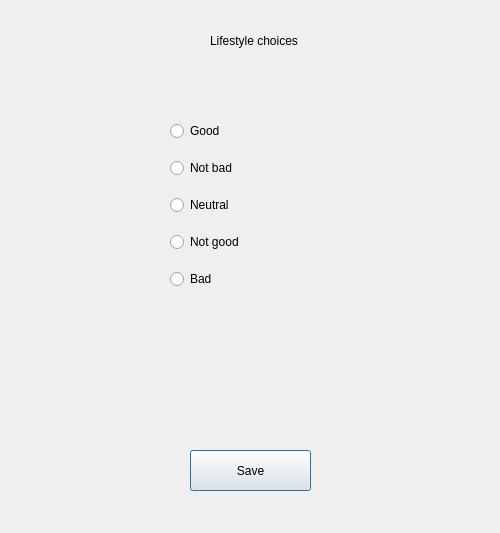
<?xml version="1.0" encoding="UTF-8"?>
<ui version="4.0">
 <class>LifeStyleChoices</class>
 <widget class="QDialog" name="LifeStyleChoices">
  <property name="geometry">
   <rect>
    <x>0</x>
    <y>0</y>
    <width>500</width>
    <height>533</height>
   </rect>
  </property>
  <property name="windowTitle">
   <string>Dialog</string>
  </property>
  <widget class="QLabel" name="label">
   <property name="geometry">
    <rect>
     <x>210</x>
     <y>20</y>
     <width>151</width>
     <height>41</height>
    </rect>
   </property>
   <property name="text">
    <string>Lifestyle choices</string>
   </property>
  </widget>
  <widget class="QPushButton" name="pushButton">
   <property name="geometry">
    <rect>
     <x>190</x>
     <y>450</y>
     <width>121</width>
     <height>41</height>
    </rect>
   </property>
   <property name="text">
    <string>Save</string>
   </property>
  </widget>
  <widget class="QWidget" name="layoutWidget">
   <property name="geometry">
    <rect>
     <x>170</x>
     <y>110</y>
     <width>161</width>
     <height>191</height>
    </rect>
   </property>
   <layout class="QVBoxLayout" name="verticalLayout">
    <item>
     <widget class="QRadioButton" name="radioButton">
      <property name="text">
       <string>Good</string>
      </property>
     </widget>
    </item>
    <item>
     <widget class="QRadioButton" name="radioButton_2">
      <property name="text">
       <string>Not bad</string>
      </property>
     </widget>
    </item>
    <item>
     <widget class="QRadioButton" name="radioButton_3">
      <property name="text">
       <string>Neutral</string>
      </property>
     </widget>
    </item>
    <item>
     <widget class="QRadioButton" name="radioButton_4">
      <property name="text">
       <string>Not good</string>
      </property>
     </widget>
    </item>
    <item>
     <widget class="QRadioButton" name="radioButton_5">
      <property name="text">
       <string>Bad</string>
      </property>
     </widget>
    </item>
   </layout>
  </widget>
 </widget>
 <resources/>
 <connections/>
</ui>
